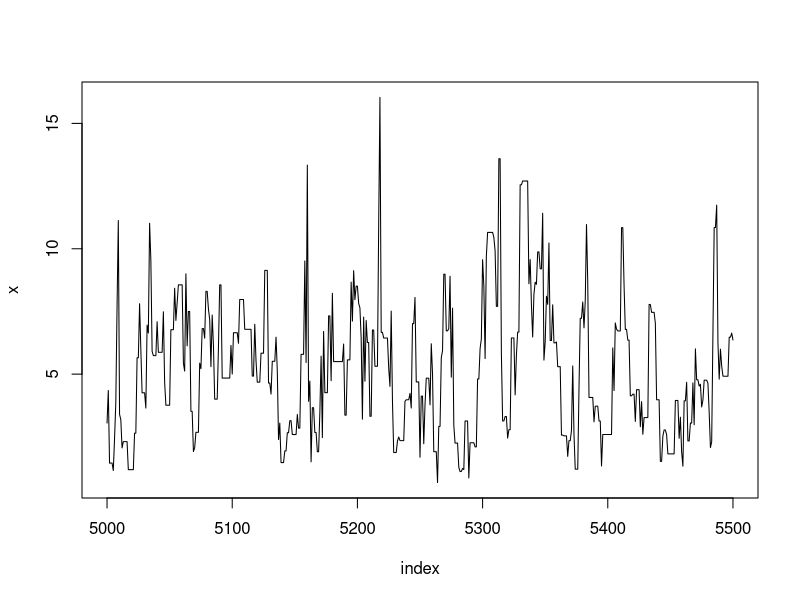
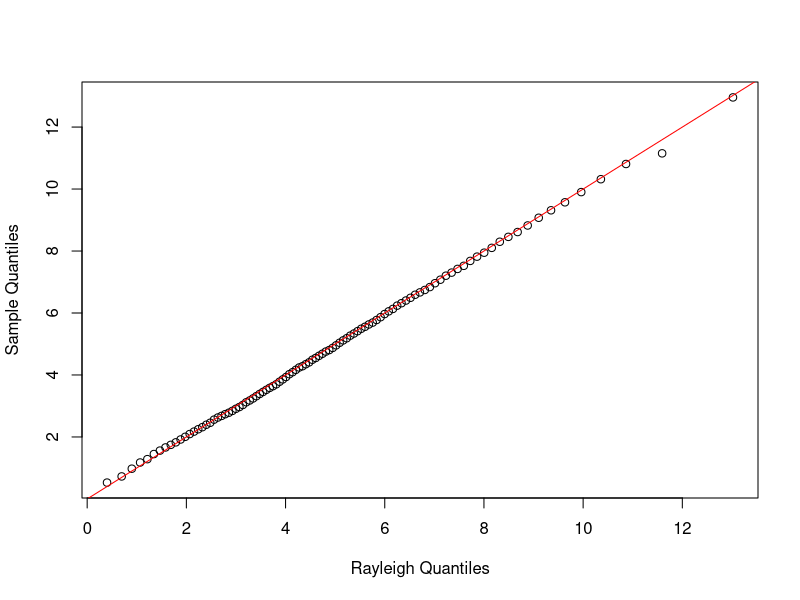
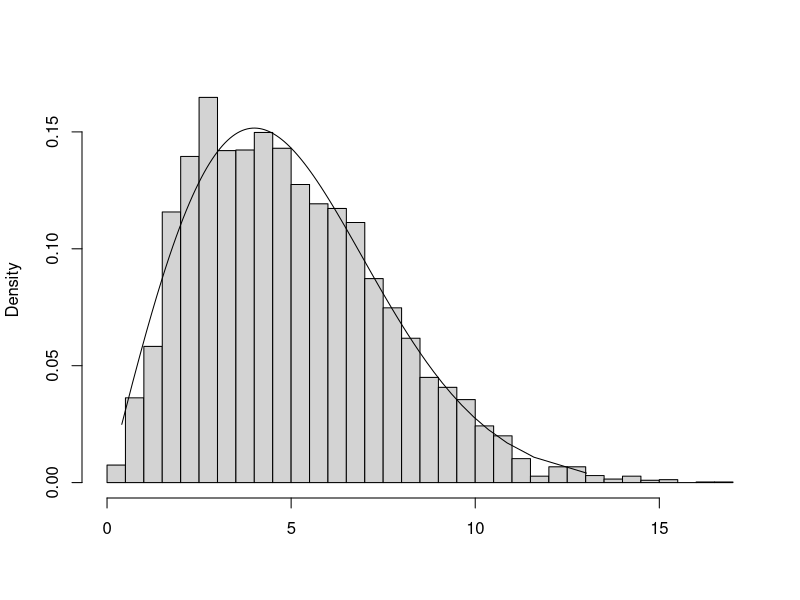
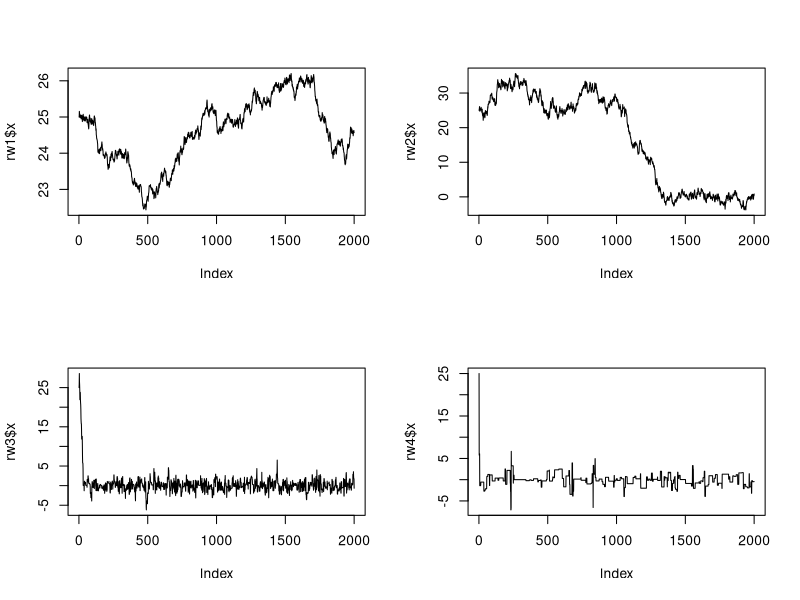
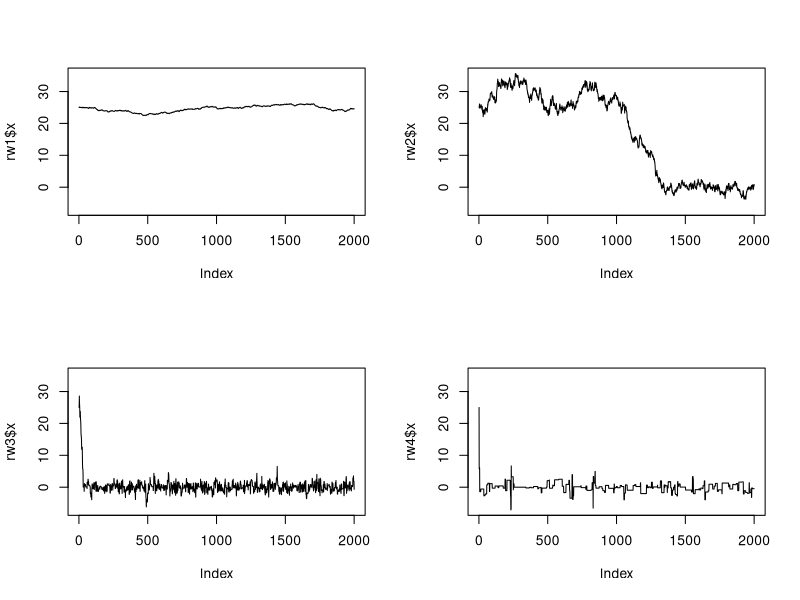
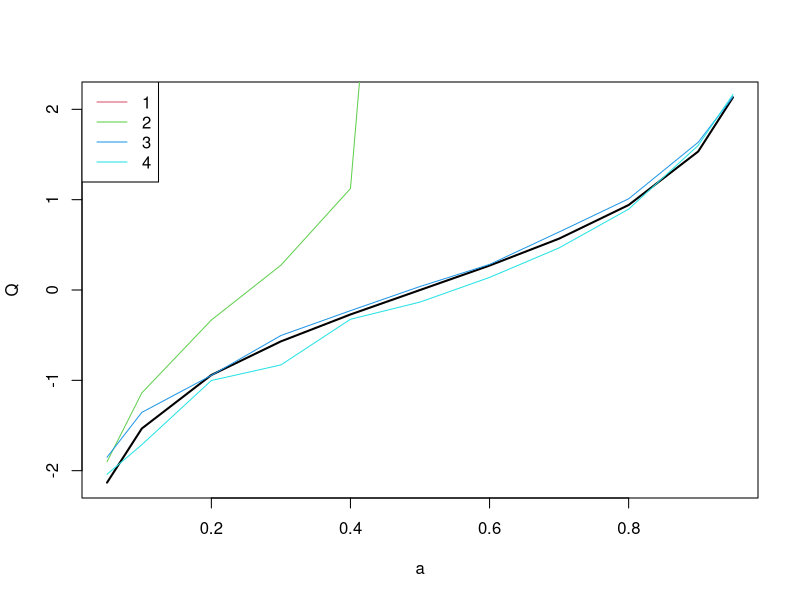
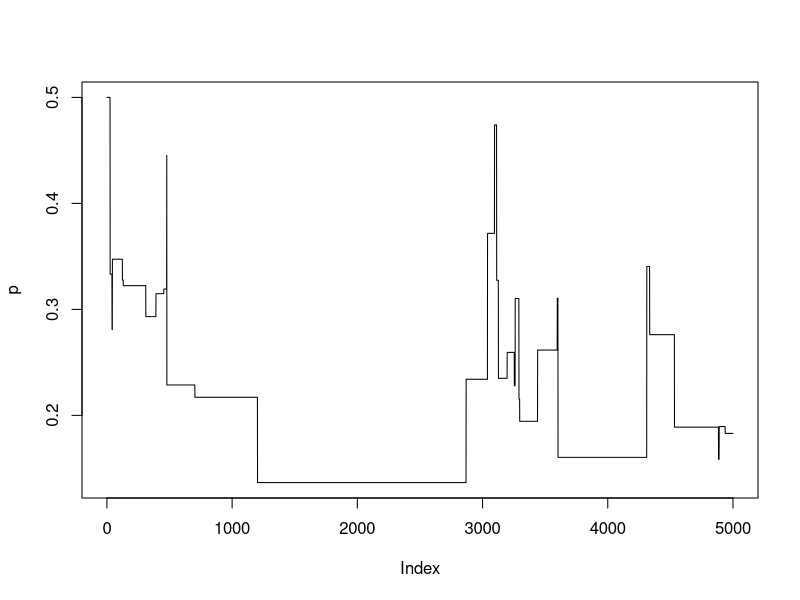
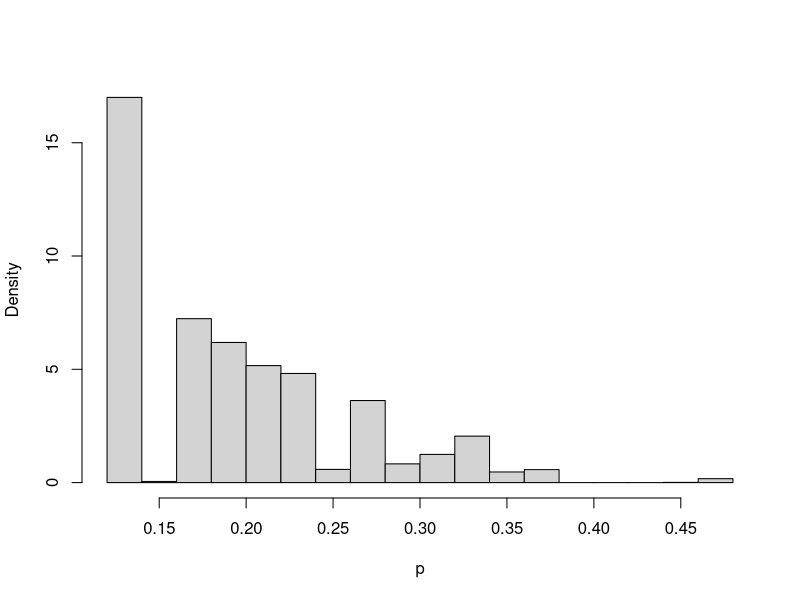

Source code (R) for these figures, in order:
#########################################
###   R code for Chapter 9 Examples   ###
#########################################

### Example 9.1 (Metropolis-Hastings sampler)

    f <- function(x, sigma) {
        if (any(x < 0)) return (0)
        stopifnot(sigma > 0)
        return((x / sigma^2) * exp(-x^2 / (2*sigma^2)))
    }

    m <- 10000
    sigma <- 4
    x <- numeric(m)
    x[1] <- rchisq(1, df=1)
    k <- 0
    u <- runif(m)

    for (i in 2:m) {
        xt <- x[i-1]
        y <- rchisq(1, df = xt)
        num <- f(y, sigma) * dchisq(xt, df = y)
        den <- f(xt, sigma) * dchisq(y, df = xt)
        if (u[i] <= num/den) x[i] <- y else {
             x[i] <- xt
             k <- k+1     #y is rejected
             }
        }

    print(k)

    index <- 5000:5500
    y1 <- x[index]
    plot(index, y1, type="l", main="", ylab="x")


### Example 9.2 (Example 9.1, cont.)

    b <- 2001      #discard the burnin sample
    y <- x[b:m]
    a <- ppoints(100)
    QR <- sigma * sqrt(-2 * log(1 - a))  #quantiles of Rayleigh
    Q <- quantile(x, a)

    qqplot(QR, Q, main="",
        xlab="Rayleigh Quantiles", ylab="Sample Quantiles")
    abline(0,1, col='red')
    hist(y, breaks="scott", main="", xlab="", freq=FALSE)
    lines(QR, f(QR, 4))


### Example 9.3 (Random walk Metropolis) 

    rw.Metropolis <- function(n, sigma, x0, N) {
        x <- numeric(N)
        x[1] <- x0
        u <- runif(N)
        k <- 0
        for (i in 2:N) {
            y <- rnorm(1, x[i-1], sigma)
                if (u[i] <= (dt(y, n) / dt(x[i-1], n)))
                x[i] <- y  else {
                    x[i] <- x[i-1]
                    k <- k + 1
                }
            }
        return(list(x=x, k=k))
        }

    
    n <- 4  #degrees of freedom for target Student t dist.
    N <- 2000
    sigma <- c(.05, .5, 2,  16)

    x0 <- 25
    rw1 <- rw.Metropolis(n, sigma[1], x0, N)
    rw2 <- rw.Metropolis(n, sigma[2], x0, N)
    rw3 <- rw.Metropolis(n, sigma[3], x0, N)
    rw4 <- rw.Metropolis(n, sigma[4], x0, N)

    #number of candidate points rejected
    print(c(rw1$k, rw2$k, rw3$k, rw4$k))
    ## rejection rate
    print(c(rw1$k, rw2$k, rw3$k, rw4$k)/N)
    
    # paths
    ## individual
    par(mfrow=c(2,2))
    plot(rw1$x, type='l')
    plot(rw2$x, type='l')
    plot(rw3$x, type='l')
    plot(rw4$x, type='l')
    
    ## comparative
    y.lim=range(c(rw1$x, rw2$x, rw3$x, rw4$x))
    plot(rw1$x, type='l', ylim=y.lim)
    plot(rw2$x, type='l', ylim=y.lim)
    plot(rw3$x, type='l', ylim=y.lim)
    plot(rw4$x, type='l', ylim=y.lim)
    
    dev.off()

# ### Code for Figure 9.3
# 
#     par(mfrow=c(2,2))  #display 4 graphs together
#     refline <- qt(c(.025, .975), df=n)
#     rw <- cbind(rw1$x, rw2$x, rw3$x,  rw4$x)
#     for (j in 1:4) {
#         plot(rw[,j], type="l",
#              xlab=bquote(sigma == .(round(sigma[j],3))),
#              ylab="X", ylim=range(rw[,j]))
#         abline(h=refline)
#     }
#     par(mfrow=c(1,1)) #reset to default


### Example 9.4 (Example 9.3, cont.)

    a <- c(.05, seq(.1, .9, .1), .95)
    Q <- qt(a, n)
    rw <- cbind(rw1$x, rw2$x, rw3$x, rw4$x)
    mc <- rw[501:N, ]
    Qrw <- apply(mc, 2, function(x) quantile(x, a))
    print(round(cbind(Q, Qrw), 3))
    
    plot(a,Q, type='l',lwd=2)
    for(i in 1:4){
      lines(a,Qrw[,i],col=i+1)
    }
    legend('topleft',legend=1:4, lty=1, col=2:5)
    # xtable::xtable(round(cbind(Q, Qrw), 3)) #latex format

  
### Example 9.6 (Independence sampler)
    
    m <- 5000 #length of chain
    xt <- numeric(m)
    a <- 1          #parameter of Beta(a,b) proposal dist.
    b <- 1          #parameter of Beta(a,b) proposal dist.
    
    # alternative
    a <- 5            #parameter of Beta(a,b) proposal dist.
    b <- 2            #parameter of Beta(a,b) proposal dist.
    
    p <- .2           #mixing parameter
    n <- 30           #sample size
    mu <- c(0, 5)     #parameters of the normal densities
    sigma <- c(1, 1)
    
    # generate the observed sample
    i <- sample(1:2, size=n, replace=TRUE, prob=c(p, 1-p))
    x <- rnorm(n, mu[i], sigma[i])
    
    # generate the independence sampler chain
    u <- runif(m)
    y <- rbeta(m, a, b)      #proposal distribution
    xt[1] <- .5
    
    for (i in 2:m) {
      fy <- y[i] * dnorm(x, mu[1], sigma[1]) +
        (1-y[i]) * dnorm(x, mu[2], sigma[2])
      fx <- xt[i-1] * dnorm(x, mu[1], sigma[1]) +
        (1-xt[i-1]) * dnorm(x, mu[2], sigma[2])
      
      r <- prod(fy / fx) *
        (xt[i-1]^(a-1) * (1-xt[i-1])^(b-1)) /
        (y[i]^(a-1) * (1-y[i])^(b-1))
      
      if (u[i] <= r) xt[i] <- y[i] else
        xt[i] <- xt[i-1]
    }
    
    plot(xt, type="l", ylab="p")
    hist(xt[101:m], main="", xlab="p", prob=TRUE)
    print(mean(xt[101:m]))
    
    
### Example 9.7 (Gibbs sampler: Bivariate distribution)
    
    #initialize constants and parameters
    N <- 5000               #length of chain
    burn <- 1000            #burn-in length
    X <- matrix(0, N, 2)    #the chain, a bivariate sample
    
    rho <- -.75             #correlation
    mu1 <- 0
    mu2 <- 2
    sigma1 <- 1
    sigma2 <- .5
    s1 <- sqrt(1-rho^2)*sigma1
    s2 <- sqrt(1-rho^2)*sigma2
    
    ###### generate the chain #####
    
    X[1, ] <- c(mu1, mu2)            #initialize
    
    for (i in 2:N) {
      x2 <- X[i-1, 2]
      m1 <- mu1 + rho * (x2 - mu2) * sigma1/sigma2
      X[i, 1] <- rnorm(1, m1, s1)
      x1 <- X[i, 1]
      m2 <- mu2 + rho * (x1 - mu1) * sigma2/sigma1
      X[i, 2] <- rnorm(1, m2, s2)
    }
    
    b <- burn + 1
    x <- X[b:N, ]
    
    # compare sample statistics to parameters
    colMeans(x)
    cov(x)
    cor(x)
    
    library(MASS)
    S = matrix(c(sigma1^2, rho*sigma1*sigma2,
                 rho*sigma1*sigma2, sigma2^2),2)
    x_MASS = mvrnorm(n=dim(x)[1],mu=c(mu1, mu2), Sigma=S)
    
    par(mfrow=c(1,2))
    plot(x, cex=.5, xlab=bquote(X[1]),
         ylab=bquote(X[2]), ylim=range(x[,2]), main='MCMC')
    plot(x_MASS, cex=.5, xlab=bquote(X[1]),
         ylab=bquote(X[2]), ylim=range(x[,2]), main='MASS')
    
    
    
    

